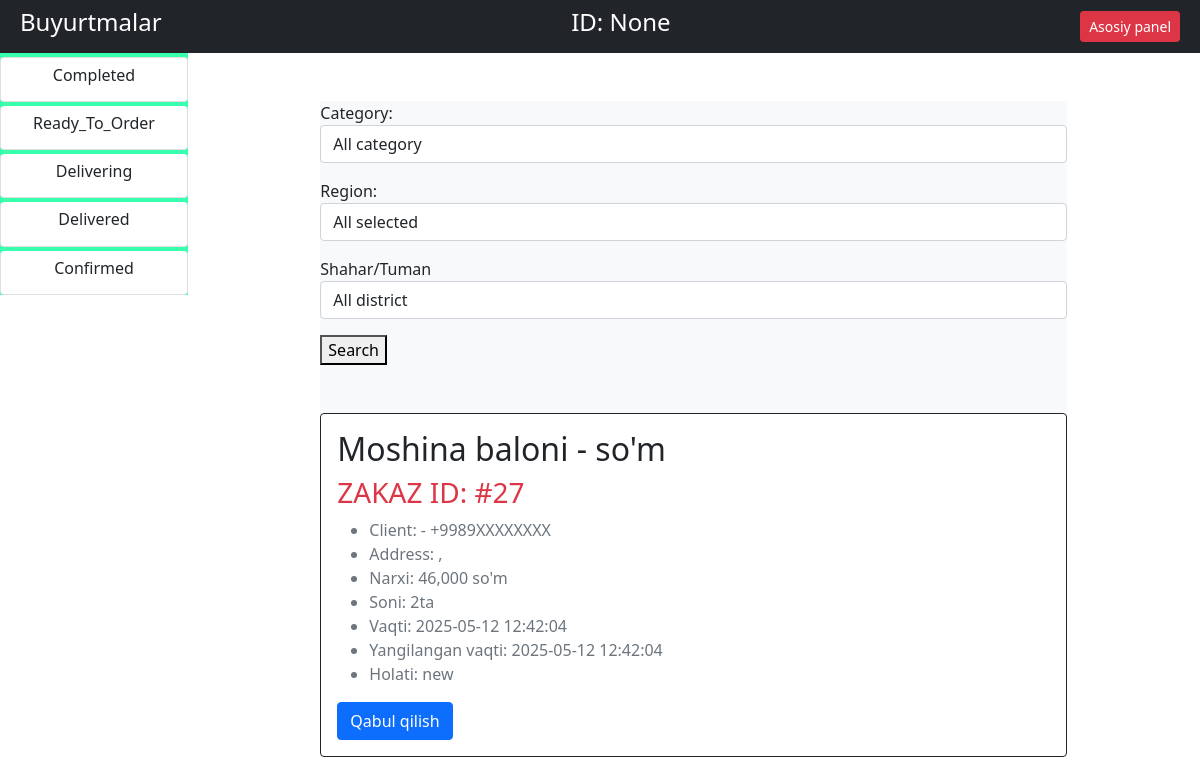
Screenshot of /deliver/ with the database file from the repository.
### apps/models.py (models this page shows, shortened)
class Order(Model):
    class StatusType(TextChoices):
        NEW = "new", "New"
        PENDING = "pending","Pending"
        COMPLETED = "completed","Completed"
        CANCELED = "canceled","Canceled"
        READY_TO_ORDER = "ready_to_order","Ready To Order"
        DELIVERING = "delivering","Delivering"
        ARCHIVED = "archived","Archived"
        DELIVERED = "delivered","Delivered"
        NOT_PICK_UP = "not_pick_up","Not pick up"
        CANCEL_CALL = "cancel_call","Cancel_call"
        CONFIRMED = "confirmed","Confirmed"
    full_name = CharField(max_length=200)
    owner = ForeignKey("apps.User",on_delete=SET_NULL,null=True,blank=True,related_name="orders")
    phone_number = CharField(max_length=20)
    ordered_at = DateTimeField(auto_now_add=True)
    threed = ForeignKey("apps.Thread",on_delete=SET_NULL,null=True,blank=True,related_name="orders")
    product = ForeignKey("apps.Product",on_delete=CASCADE ,null=True ,blank=True,related_name="thread_order")
    district = ForeignKey("apps.District",on_delete=SET_NULL,related_name="district",null=True,blank=True)
    quantity = IntegerField(default=1)
    status = CharField(max_length=15,choices=StatusType,default=StatusType.NEW)
    update_at = DateTimeField(auto_now=True)
    comment_operator = CharField(max_length=255,null=True,blank=True)
    send_order = DateTimeField(null=True,blank=True)
    operator = CharField(max_length=255,null=True,blank=True)
    deliver = CharField(max_length=255,null=True,blank=True)
    total_amount = CharField(max_length=255,blank=True,null=True)
    price  = IntegerField()

class BaseSlugModel(Model):
    name = CharField(max_length=255)
    slug = SlugField(max_length=255,unique=True, blank=True, null=True)
    class Meta:
        abstract = True

class Product(BaseSlugModel):
    description = RichTextUploadingField()
    price = DecimalField(max_digits=10, decimal_places=2)
    image = ImageField(upload_to="images/")
    quantity =IntegerField(null=True,blank=True)
    category = ForeignKey("apps.Category",on_delete=CASCADE)
    telegram_url = CharField(max_length=255,null=True,blank=True)
    discount_price = DecimalField(max_digits=7,decimal_places=2,null=True,blank=True)
    discount = CharField(max_length=255,blank=True,null=True)

### apps/views/operator.py (the view, shortened to what this page needs)
class DeliverListView(TemplateView):
    template_name = "operator/deliver-page.html"
    def get_context_data(self, **kwargs):
        status = self.request.GET.get("status")
        data = super().get_context_data(**kwargs)
        category_id = self.request.POST.get("category_id")
        district_id = self.request.POST.get("district_id")
        data["categories"] = Category.objects.all()
        data["regions"] = Region.objects.all()
        data["status"] = Order.StatusType
        dl_id = self.request.user.id
        orders = Order.objects.filter(status=Order.StatusType.NEW)
        if status=="ready_to_order":
            orders = Order.objects.filter(status=status)
        if status and status!="ready_to_order":
            orders = Order.objects.filter(Q(status=status) & Q(deliver=dl_id))
        if category_id:
            orders = Order.objects.filter(product__category__id=category_id)
        if district_id:
            orders = Order.objects.filter(district__id = district_id)
        data["orders"] = orders
        return data

### templates/operator/deliver-page.html (shortened to what this page needs)
{% load static %}
{% load humanize %}
<!DOCTYPE html>
<html lang="en">
<head>
    <link rel="stylesheet" href="{% static 'apps/bootstrap/css/bootstrap.css' %}">
    <link rel="stylesheet" href="{% static 'apps/font-awesome-4.7.0/css/font-awesome.min.css' %}">
    <link href="https://unpkg.com/multiple-select@1.5.2/dist/multiple-select.min.css" rel="stylesheet">
</head>
<body>
<div>
    <nav class="navbar navbar-dark bg-dark text-white" style="height: 10%;">
        <h4><div style="margin-left: 20px;">Buyurtmalar</div></h4>
        <h4>ID: {{ request.user.id }} </h4>
        <a href="{% url 'home' %}" class="btn btn-danger btn-sm" style="margin-right: 20px;">Asosiy panel</a>
    </nav>
    <div class="row">
        <div class="col-md-2 h-70 text-center" style="background-color: #38ffae; padding-right: 0; position:absolute;">
            <div class="list-group text-light w-100 h-100">
                {% for s in status %}
                    {% if s != "new" and s != "pending" and s != "canceled" and s != "archived" and  s != "not_pick_up" and s != "cancel_call"%}
                    	  <a href="{% url 'deliver' %}?status={{ s }}"
                       class="btn btn-primary list-group-item text-dark mt-1 {% if not request.GET.status and s == "new" %} active {% elif request.GET.status == s %} active {% else %} {% endif %}">
                        <h6>{{ s|title }}</h6>
                    {% endif %}
                    </a>
                {% endfor %}
            </div>
        </div>
        <div class="col-md-10" style="margin-left: 16%;">
            <div class="bg-light w-75 m-auto mt-5">
                <form action="{% url "deliver" %}?status={{ request.GET.status }}" method="post">
                    <p>
                        <label for="id_category">Category:</label>
                         <select name="category_id" class="form-control">
                            <option value="">All category</option>
                        </select>
                    </p>
                    <p>
                        <label for="id_region">Region:</label>
                        <select class="form-control" id="id_region">
                            <option value="">All selected</option>
                        </select>
                    <p>
                        Shahar/Tuman
                        <select class="form-control" id="id_district" name="district_id">
                         <option value="">All district</option>
                        </select>
                    </p>
                    <button type="submit">Search</button>
                </form>
                {% for order in orders %}
                    <div class="card border-dark mt-5">
                        <div class="card-body">
                            <h2 class="card-title">{{ order.product.name }}
                                - {{ order.discount_price|floatformat:0|intcomma }} so'm</h2>
                            <h3 class="card-title text-danger">ZAKAZ ID: #{{ order.id }}</h3>
                            <ul class="text-muted">
                                <li class="">Client: {{ order.name }} - +9989XXXXXXXX</li>
                                <li class="">Address: {{ order.district.region.name }} , {{ order.district.name }}</li>
                                <li class="">
                                    Narxi: {{ order.price|floatformat:0|intcomma }} so'm
                                </li>
                                <li class="">Soni: {{ order.quantity }}ta</li>
                                <li class="">Vaqti: {{ order.ordered_at|date:'Y-m-d H:i:s' }}</li>
                                <li class="">Yangilangan vaqti: {{ order.update_at|date:'Y-m-d H:i:s' }}</li>
                                <li class="">Holati: {{ order.status }}</li>
                            </ul>
                                {% if order.status != "confirmed" %}
                                     <a href="{% url "deliver-change" order.id %}" class="btn btn-primary"
                                      style="float: left; margin-right: 10px;">
                                	  Qabul qilish
                                {% endif %}
                            </a>
                        </div>
                    </div>
                {% endfor %}
            </div>
        </div>
    </div>
</div>
</body>
</html>

### templates/operator/deliver-page.html (style rules this page uses)
select { width: 100%; }

### rows the page displays
Order: product.name "Moshina baloni", id "27", price "46,000", quantity "2", ordered_at "2025-05-12 12:42:04", update_at "2025-05-12 12:42:04", status "new", shows "Qabul qilish"

### other values shown
{{ request.user.id }} "None"
{{ s|title }} "Completed" "Ready_To_Order" "Delivering" "Delivered" "Confirmed"
